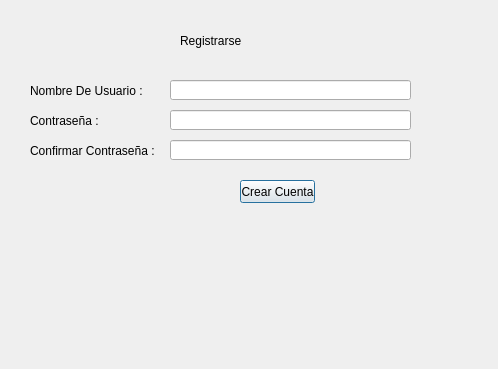
<?xml version="1.0" encoding="UTF-8"?>
<ui version="4.0">
 <class>Dialog</class>
 <widget class="QDialog" name="Dialog">
  <property name="geometry">
   <rect>
    <x>0</x>
    <y>0</y>
    <width>498</width>
    <height>369</height>
   </rect>
  </property>
  <property name="windowTitle">
   <string>Dialog</string>
  </property>
  <widget class="QLabel" name="label">
   <property name="geometry">
    <rect>
     <x>180</x>
     <y>10</y>
     <width>221</width>
     <height>61</height>
    </rect>
   </property>
   <property name="styleSheet">
    <string notr="true">font: 30pt &quot;Urban Graffiti PERSONAL USE ONL&quot;;</string>
   </property>
   <property name="text">
    <string>Registrarse</string>
   </property>
  </widget>
  <widget class="QLineEdit" name="name">
   <property name="geometry">
    <rect>
     <x>170</x>
     <y>80</y>
     <width>241</width>
     <height>20</height>
    </rect>
   </property>
   <property name="text">
    <string/>
   </property>
   <property name="maxLength">
    <number>20</number>
   </property>
  </widget>
  <widget class="QLabel" name="text">
   <property name="geometry">
    <rect>
     <x>30</x>
     <y>80</y>
     <width>131</width>
     <height>21</height>
    </rect>
   </property>
   <property name="styleSheet">
    <string notr="true">font: 10pt &quot;MS Shell Dlg 2&quot;;</string>
   </property>
   <property name="text">
    <string>Nombre De Usuario :</string>
   </property>
  </widget>
  <widget class="QLabel" name="text2">
   <property name="geometry">
    <rect>
     <x>30</x>
     <y>110</y>
     <width>131</width>
     <height>21</height>
    </rect>
   </property>
   <property name="styleSheet">
    <string notr="true">font: 10pt &quot;MS Shell Dlg 2&quot;;</string>
   </property>
   <property name="text">
    <string>Contraseña :</string>
   </property>
  </widget>
  <widget class="QLineEdit" name="password">
   <property name="geometry">
    <rect>
     <x>170</x>
     <y>110</y>
     <width>241</width>
     <height>20</height>
    </rect>
   </property>
   <property name="text">
    <string/>
   </property>
   <property name="maxLength">
    <number>20</number>
   </property>
  </widget>
  <widget class="QPushButton" name="signupbutton">
   <property name="geometry">
    <rect>
     <x>240</x>
     <y>180</y>
     <width>75</width>
     <height>23</height>
    </rect>
   </property>
   <property name="text">
    <string>Crear Cuenta</string>
   </property>
  </widget>
  <widget class="QLabel" name="text2_2">
   <property name="geometry">
    <rect>
     <x>30</x>
     <y>140</y>
     <width>141</width>
     <height>21</height>
    </rect>
   </property>
   <property name="styleSheet">
    <string notr="true">font: 10pt &quot;MS Shell Dlg 2&quot;;</string>
   </property>
   <property name="text">
    <string>Confirmar Contraseña :</string>
   </property>
  </widget>
  <widget class="QLineEdit" name="confirm">
   <property name="geometry">
    <rect>
     <x>170</x>
     <y>140</y>
     <width>241</width>
     <height>20</height>
    </rect>
   </property>
   <property name="text">
    <string/>
   </property>
   <property name="maxLength">
    <number>20</number>
   </property>
  </widget>
  <widget class="QLabel" name="label_5">
   <property name="geometry">
    <rect>
     <x>10</x>
     <y>300</y>
     <width>61</width>
     <height>61</height>
    </rect>
   </property>
   <property name="styleSheet">
    <string notr="true">font: 30pt &quot;Urban Graffiti PERSONAL USE ONL&quot;;</string>
   </property>
   <property name="text">
    <string/>
   </property>
   <property name="pixmap">
    <pixmap>logo.png</pixmap>
   </property>
   <property name="scaledContents">
    <bool>true</bool>
   </property>
  </widget>
 </widget>
 <resources/>
 <connections/>
</ui>
